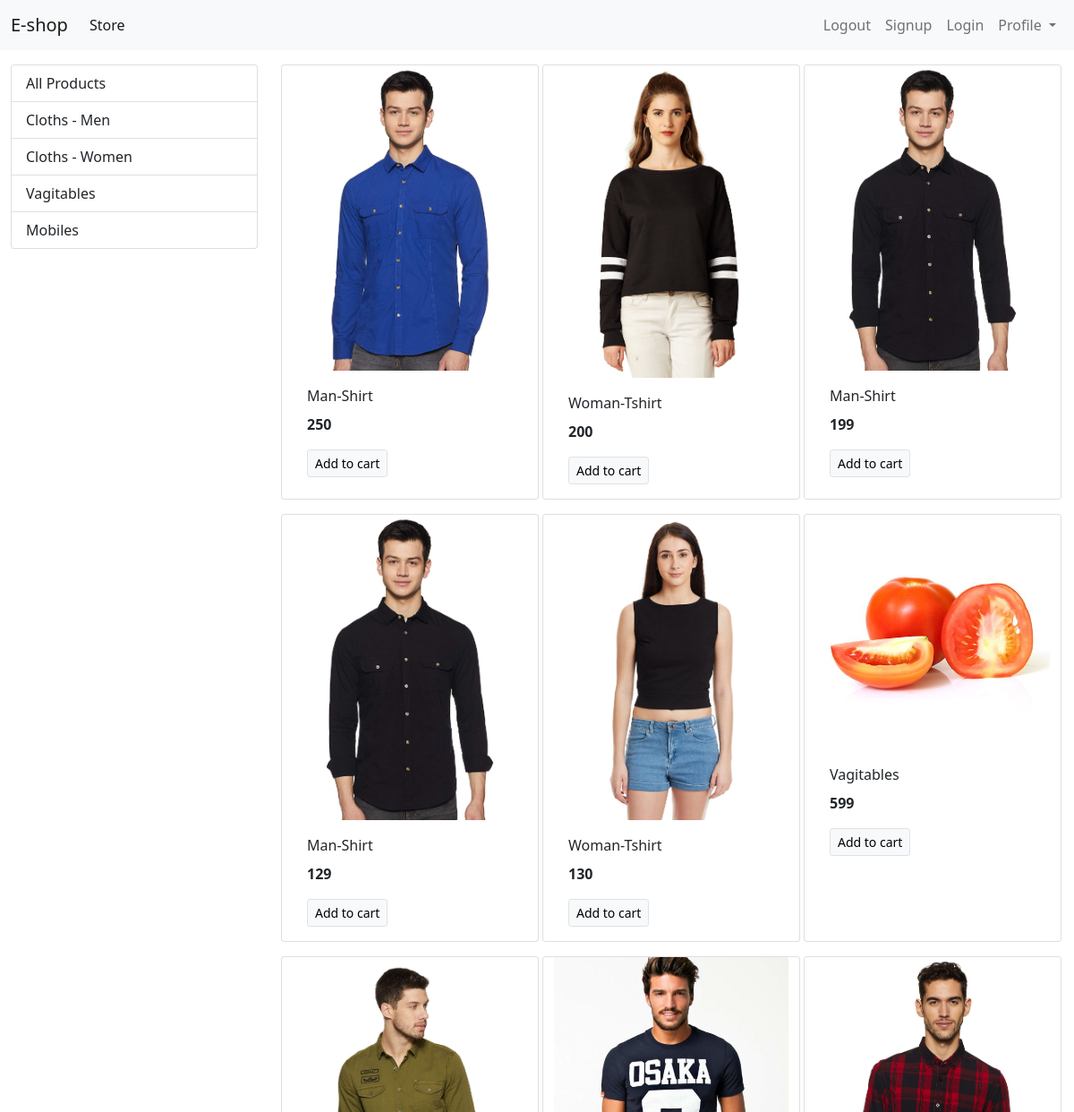
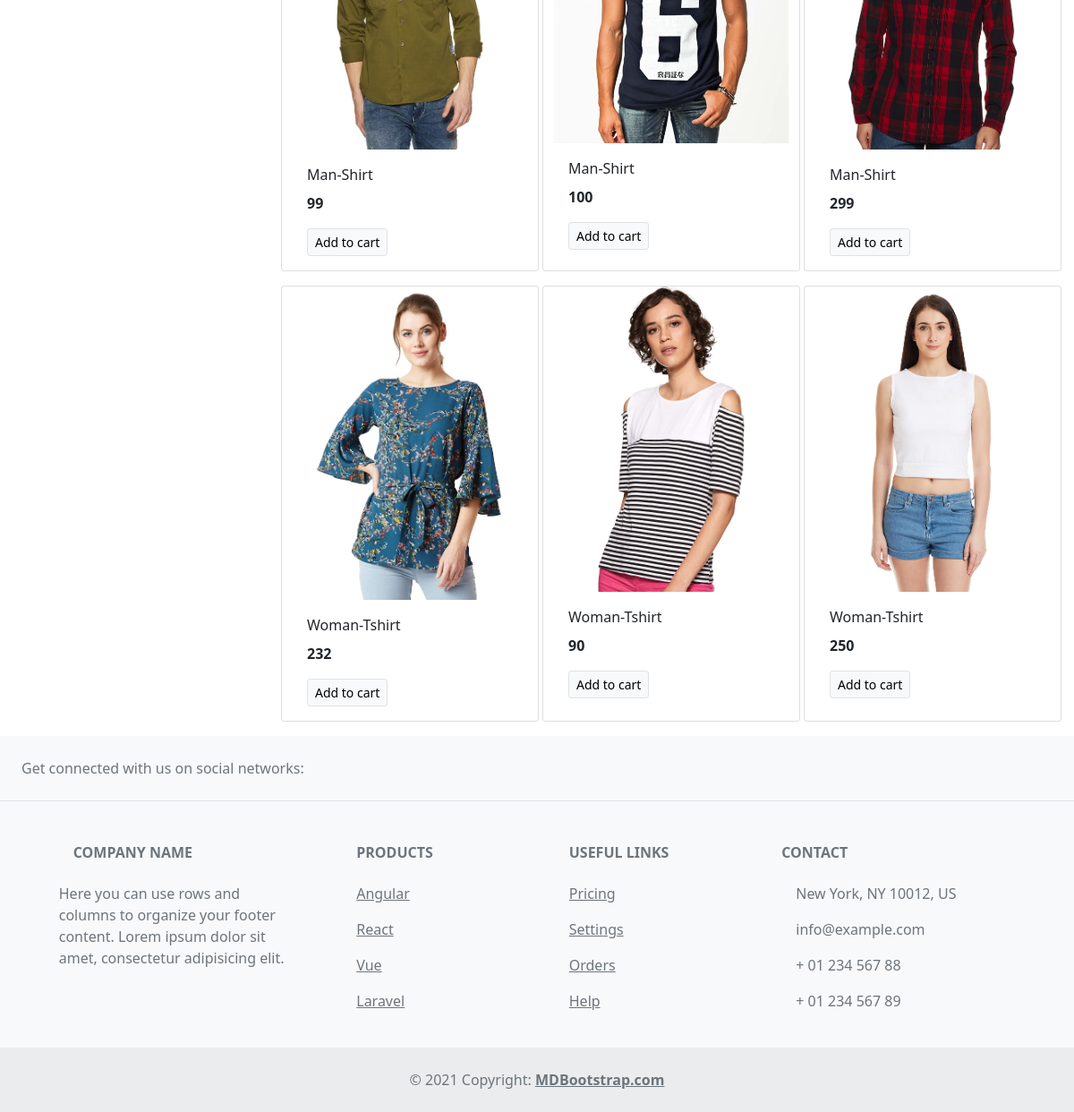
The page / on the database its author committed (2 pictures, top to bottom).
### Store/models/category.py (models this page shows, shortened)
class Category(models.Model):
    name = models.CharField(max_length=40)
    @staticmethod
    def get_all_catagories():
        return Category.objects.all()

### Store/models/product.py (models this page shows, shortened)
class Product(models.Model):
    name = models.CharField(max_length=50)
    price = models.IntegerField(default=0)
    category = models.ForeignKey(Category, on_delete=models.CASCADE, default=1)
    description = models.CharField(max_length=200, default='', null=True, blank=True)
    image = models.ImageField(upload_to='uploads/product')
    @staticmethod
    def get_all_products():
        return Product.objects.all()

### Store/views/home.py (the view, shortened to what this page needs)
# urls.py: path('', Index.as_view(), name='homepage'),
class Index(View):
    def get(self, request):
        products = None
        categories = Category.get_all_catagories()
        categoryID = request.GET.get('category')
        if categoryID:
            products = Product.get_all_products_by_categoryid(categoryID)
        else:
            products = Product.get_all_products()
        data = {}
        data['products'] = products
        data['categories'] = categories
        print('You are:', request.session.get('email'))
        return render(request, 'indexx.html', data)

### Store/templates/indexx.html (shortened to what this page needs)
{% extends 'base.html' %}
{% block content %}
<div class="container-fluid mt-3">
    <div class="row">
        <div class="col-lg-3 mx-auto">
            <div class="list-group">
                <a href="/" class="list-group-item list-group-item-action">All Products</a>
                {% for category in categories %}
                <a href="/?category={{category.id}}" class="list-group-item list-group-item-action">
                    {{category.name}}</a>
                {% endfor %}
            </div>
        </div>
        <div id='products' class="col-lg-9 mx-auto">
            <div class="row mx-auto">
                {% for product in products %}
                <div class="card mx-auto mb-3" style="width: 18rem;">
                    <img src="{{product.image.url}}" class="card-img-top" alt="Card image cap">
                    <div class="card-body">
                        <p class="card-title">{{product.name}}</p>
                        <p class="card-text"><b>{{product.price}}</b></p>
                        <form action="/" method="POST">
                            <input type="submit" value="Add to cart" class="btn btn-light border btn-sm">
                        </form>
                    </div>
                </div>
                {% endfor %}
            </div>
        </div>
    </div>
</div>
{% endblock %}

### Store/templates/base.html (shortened to what this page needs)
<!doctype html>
<html lang="en">
<head>
    <link href="https://cdn.jsdelivr.net/npm/bootstrap@5.1.3/dist/css/bootstrap.min.css" rel="stylesheet"
>
</head>
<body>
<nav class="navbar navbar-expand-lg navbar-light bg-light">
    <div class="container-fluid">
        <a class="navbar-brand" href="#">E-shop</a>
        <div class="collapse navbar-collapse" id="navbarSupportedContent">
            <ul class="navbar-nav me-auto mb-2 mb-lg-0">
                <li class="nav-item">
                    <a class="nav-link active" aria-current="page" href="#">Store</a>
                </li>
            </ul>
            <ul class="navbar-nav my-2 my-lg-0">
                <li class="nav-item">
                    <a class="nav-link " aria-current="page" href="#">Logout</a>
                </li>
                <li class="nav-item">
                    <a class="nav-link " aria-current="page" href="/signup">Signup</a>
                </li>
                <li class="nav-item">
                    <a class="nav-link " aria-current="page" href="{% url 'login' %}">Login</a>
                </li>
                <li class="nav-item dropdown">
                    <a class="nav-link dropdown-toggle" href="#" id="navbarDropdown" role="button"
                       data-bs-toggle="dropdown" aria-expanded="false">
                        Profile
                    </a>
                </li>
            </ul>
        </div>
    </div>
</nav>
{% block content %} {% endblock %}
<footer class="text-center text-lg-start bg-light text-muted">
    <section
            class="d-flex justify-content-center justify-content-lg-between p-4 border-bottom"
    >
        <marquee behavior="alternate">Get connected with us on social networks:</marquee>
        <div>
        </div>
    </section>
    <section class="">
        <div class="container text-center text-md-start mt-5">
            <div class="row mt-3">
                <div class="col-md-3 col-lg-4 col-xl-3 mx-auto mb-4">
                    <h6 class="text-uppercase fw-bold mb-4">
                        Company name
                    </h6>
                    <p>
                        Here you can use rows and columns to organize your footer content. Lorem ipsum
                        dolor sit amet, consectetur adipisicing elit.
                    </p>
                </div>
                <div class="col-md-2 col-lg-2 col-xl-2 mx-auto mb-4">
                    <h6 class="text-uppercase fw-bold mb-4">
                        Products
                    </h6>
                    <p>
                        <a href="#!" class="text-reset">Angular</a>
                    </p>
                    <p>
                        <a href="#!" class="text-reset">React</a>
                    </p>
                    <p>
                        <a href="#!" class="text-reset">Vue</a>
                    </p>
                    <p>
                        <a href="#!" class="text-reset">Laravel</a>
                    </p>
                </div>
                <div class="col-md-3 col-lg-2 col-xl-2 mx-auto mb-4">
                    <h6 class="text-uppercase fw-bold mb-4">
                        Useful links
                    </h6>
                    <p>
                        <a href="#!" class="text-reset">Pricing</a>
                    </p>
                    <p>
                        <a href="#!" class="text-reset">Settings</a>
                    </p>
                    <p>
                        <a href="#!" class="text-reset">Orders</a>
                    </p>
                    <p>
                        <a href="#!" class="text-reset">Help</a>
                    </p>
                </div>
                <div class="col-md-4 col-lg-3 col-xl-3 mx-auto mb-md-0 mb-4">
                    <h6 class="text-uppercase fw-bold mb-4">
                        Contact
                    </h6>
                    <p> New York, NY 10012, US</p>
                    <p>
                        info@example.com
                    </p>
                    <p> + 01 234 567 88</p>
                    <p> + 01 234 567 89</p>
                </div>
            </div>
        </div>
    </section>
    <div class="text-center p-4" style="background-color: rgba(0, 0, 0, 0.05);">
        © 2021 Copyright:
        <a class="text-reset fw-bold" href="https://mdbootstrap.com/">MDBootstrap.com</a>
    </div>
</footer>
</body>
</html>

### rows shown on the page
Category: name "Cloths - Men"
Category: name "Cloths - Women"
Category: name "Vagitables"
Category: name "Mobiles"
Product: image (picture), name "Man-Shirt", price "250"
Product: image (picture), name "Woman-Tshirt", price "200"
Product: image (picture), name "Man-Shirt", price "199"
Product: image (picture), name "Man-Shirt", price "129"
Product: image (picture), name "Woman-Tshirt", price "130"
Product: image (picture), name "Vagitables", price "599"
Product: image (picture), name "Man-Shirt", price "99"
Product: image (picture), name "Man-Shirt", price "100"
Product: image (picture), name "Man-Shirt", price "299"
Product: image (picture), name "Woman-Tshirt", price "232"
Product: image (picture), name "Woman-Tshirt", price "90"
Product: image (picture), name "Woman-Tshirt", price "250"
